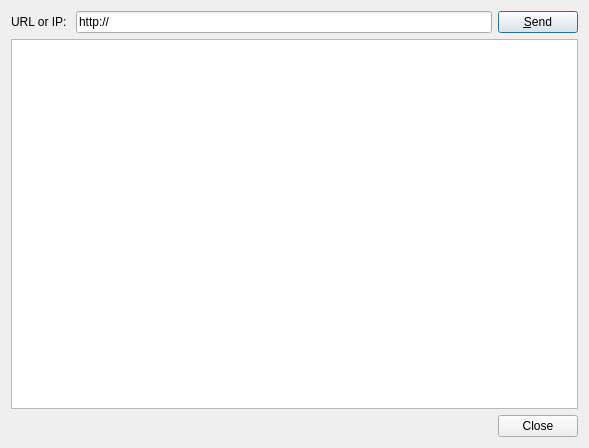
<?xml version="1.0" encoding="UTF-8"?>
<ui version="4.0">
 <class>QRConfDlg</class>
 <widget class="QDialog" name="QRConfDlg">
  <property name="geometry">
   <rect>
    <x>0</x>
    <y>0</y>
    <width>589</width>
    <height>448</height>
   </rect>
  </property>
  <property name="windowTitle">
   <string>QRConfDlg</string>
  </property>
  <layout class="QGridLayout" name="gridLayout">
   <item row="0" column="0">
    <widget class="QLabel" name="label">
     <property name="text">
      <string>URL or IP: </string>
     </property>
    </widget>
   </item>
   <item row="0" column="1">
    <widget class="QLineEdit" name="lineEdit">
     <property name="text">
      <string>http://</string>
     </property>
    </widget>
   </item>
   <item row="0" column="2">
    <widget class="QPushButton" name="pushSend">
     <property name="text">
      <string>&amp;Send</string>
     </property>
    </widget>
   </item>
   <item row="1" column="0" colspan="3">
    <widget class="QTextBrowser" name="textBrowser">
     <property name="font">
      <font>
       <family>Monospace</family>
      </font>
     </property>
    </widget>
   </item>
   <item row="2" column="1" colspan="2">
    <widget class="QDialogButtonBox" name="buttonBox">
     <property name="standardButtons">
      <set>QDialogButtonBox::Close</set>
     </property>
    </widget>
   </item>
  </layout>
 </widget>
 <layoutdefault spacing="6" margin="11"/>
 <resources/>
 <connections>
  <connection>
   <sender>buttonBox</sender>
   <signal>rejected()</signal>
   <receiver>QRConfDlg</receiver>
   <slot>accept()</slot>
   <hints>
    <hint type="sourcelabel">
     <x>461</x>
     <y>422</y>
    </hint>
    <hint type="destinationlabel">
     <x>4</x>
     <y>361</y>
    </hint>
   </hints>
  </connection>
 </connections>
</ui>
